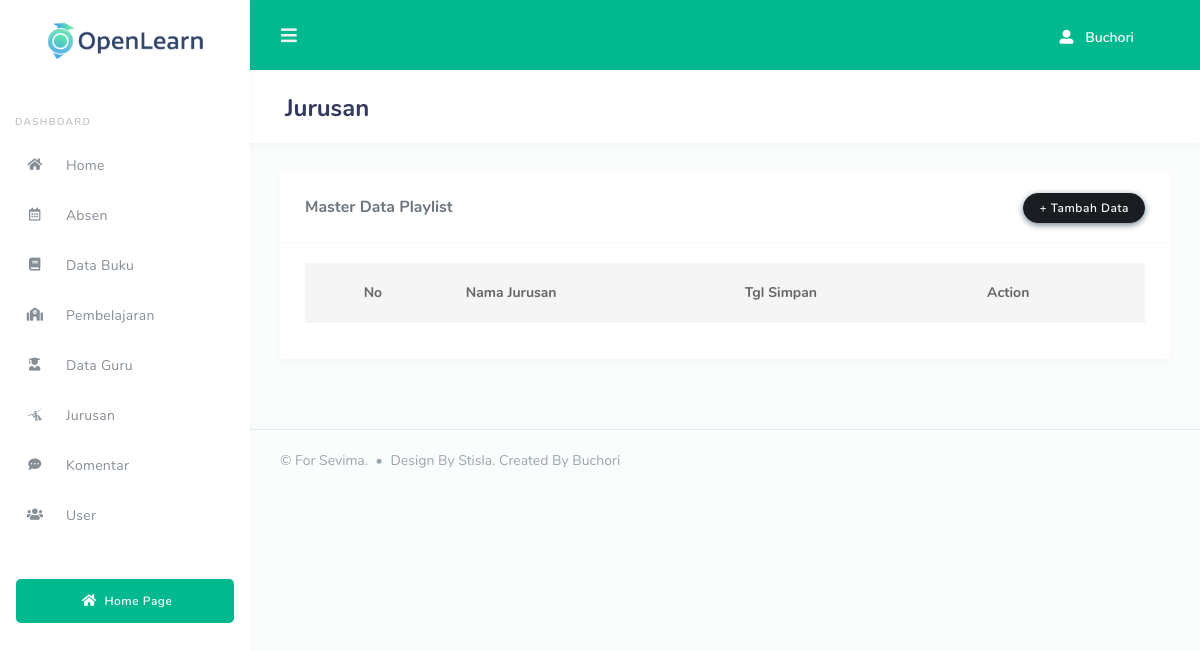
Before: /codeigniter-sevima/index.php/jurusan/home with the older database file.
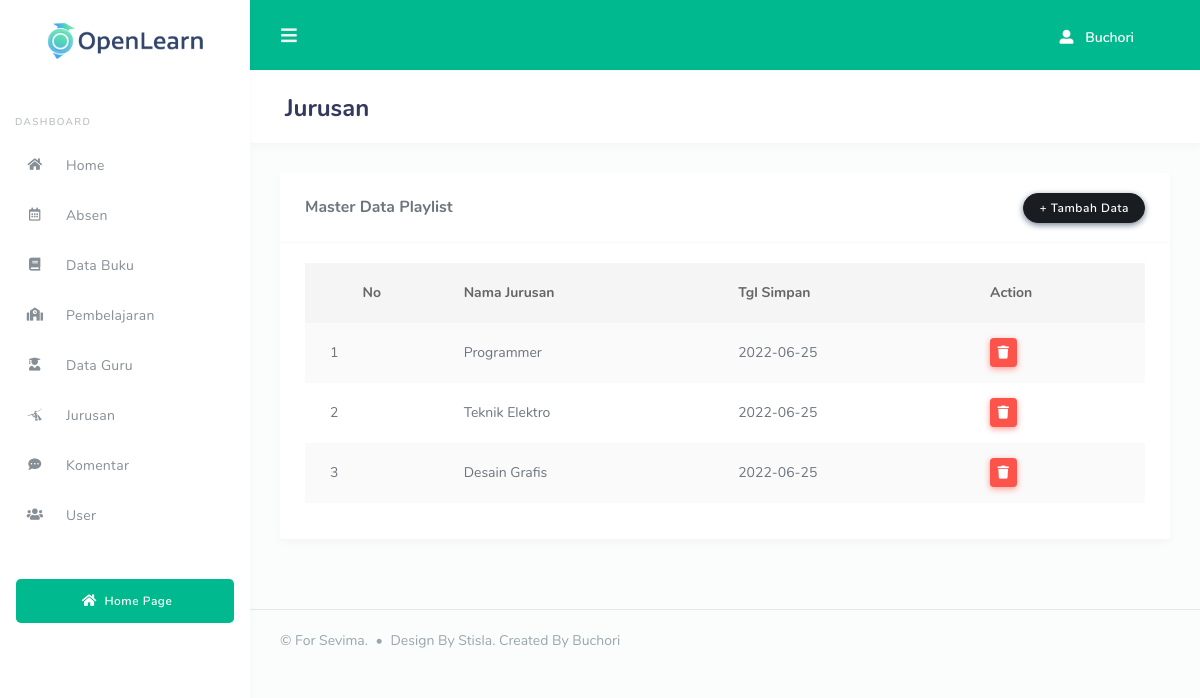
After: the same page with the newer database file.
### tables this page shows
CREATE TABLE `sevima_jurusan` (
  `id_jurusan` int(11) NOT NULL,
  `nama_jurusan` varchar(256) NOT NULL,
  `diinput_tgl` date DEFAULT NULL
);

### codeigniter-sevima/application/controllers/Jurusan.php (called while the page is built, shortened)
<?php
class Jurusan extends CI_Controller {
	function __construct(){
		$this->load->model('Jurusan_model');
	}
	public function home()
	{
        $data['jurusan'] = $this->Jurusan_model->getAll();
		$this->load->view('layout/dashboard/header');
		$this->load->view('dashboard/jurusan', $data);
		$this->load->view('layout/dashboard/footer');
	}
}

### codeigniter-sevima/index.php (called while the page is built, shortened)
<?php
require_once BASEPATH.'core/CodeIgniter.php';

### codeigniter-sevima/application/models/Jurusan_model.php (called while the page is built, shortened)
<?php
class Jurusan_model extends CI_Model {
    public function getAll()
    {
        return $this->db->get('sevima_jurusan')->result();
    }
}

### codeigniter-sevima/application/views/dashboard/jurusan.php (the view, shortened to what this page needs)
<div class="main-content">
    <section class="section">
      <div class="section-header ">
        <h1>Jurusan</h1>
      </div>
      <div class="section-body">
        <div class="row">
          <div class="col-12">
            <div class="card">
              <div class="card-header">
                <h4>Master Data Playlist</h4>
                <a href="" class="btn btn-dark ml-auto" data-toggle="modal" data-target="#add-gallery">+ Tambah Data</a>
              </div>
              <div class="card-body">
                <div class=" ">
                  <table class="table table-striped display nowrap" style="width:100%" id="tb-admin_md">
                    <thead>
                      <tr>
                        <th class="text-center">
                         No
                        </th>
                        <th> Nama Jurusan</th>
                        <th>Tgl Simpan</th>
                        <th>Action</th>
                      </tr>
                    </thead>
                    <tbody>
                      <?php $no=1; foreach($jurusan as $row):?>
                      <tr id="<?= $row->id_jurusan?>">
                        <td>
                         <?= $no++?>
                        </td>
                        <td><?=$row->nama_jurusan?></td>
                        <td><?=$row->diinput_tgl?></td>
                        <td>
                            <button type="" class="btn btn-danger btn-sm" id="remove">
                                <i class="fas fa-trash"></i>
                            </button>
                        </td>
                      </tr>
                      <?php endforeach; ?>
                    </tbody>
                  </table>
                </div>
              </div>
            </div>
          </div>
        </div>
      </div>
    </section>
</div>

### codeigniter-sevima/application/views/layout/dashboard/header.php (shortened to what this page needs)
<!DOCTYPE html>
<html lang="en">
<head>
  <link rel="stylesheet" href="<?= base_url('assets/dashboard/modules/bootstrap/css/bootstrap.min.css')?>">
  <link rel="stylesheet" href="<?= base_url('assets/dashboard/modules/fontawesome/css/all.min.css')?>">
  <link rel="stylesheet" href="<?= base_url('assets/dashboard/modules/jqvmap/dist/jqvmap.min.css')?>">
  <link rel="stylesheet" href="<?= base_url('assets/dashboard/modules/jquery-selectric/selectric.css')?>">
  <link rel="stylesheet" href="<?= base_url('assets/dashboard/modules/bootstrap-tagsinput/dist/bootstrap-tagsinput.css')?>">
  <link rel="stylesheet" href="<?= base_url('assets/dashboard/modules/datatables/datatables.min.css')?>">
  <link rel="stylesheet" href="<?= base_url('assets/dashboard/modules/datatables/DataTables-1.10.16/css/dataTables.bootstrap4.min.css')?>">
  <link rel="stylesheet" href="<?= base_url('assets/dashboard/modules/datatables/Select-1.2.4/css/select.bootstrap4.min.css')?>">
  <link rel="stylesheet" href="https://lipis.github.io/bootstrap-sweetalert/dist/sweetalert.css" />
  <link rel="stylesheet" href="<?= base_url('assets/dashboard/css/style.css')?>">
  <link rel="stylesheet" href="<?= base_url('assets/dashboard/css/components.css')?>">
<body>
  <div id="app">
    <div class="main-wrapper main-wrapper-1">
      <div class="navbar-bg bg-primary" style="background-color:#00b98e !important;"></div>
      <nav class="navbar navbar-expand-lg main-navbar mt-0 ">
        <form class="form-inline mr-auto " >
          <ul class="navbar-nav mr-3">
            <li><a href="#" data-toggle="sidebar" class="nav-link nav-link-lg"><i class="fas fa-bars"></i></a></li>
          </ul>
        </form>
        <ul class="navbar-nav navbar-right " style="padding-right:30px;">
          <li class="dropdown"><a href="#" data-toggle="dropdown" class="nav-link nav-link-lg nav-link-user">
            <div class="d-sm-none d-lg-inline-block"><i class="fas fa-user-alt mr-2 has-icon" style="font-size:14px; "></i> <span style="text-transform:capitalize;">Buchori</span></div></a>
          </li>
        </ul>
      </nav>
      <div class="main-sidebar sidebar-style-2">
        <aside id="sidebar-wrapper">
          <div class="sidebar-brand">
            <a href="<?= base_url('/dashboard')?>">
              <img src="<?= base_url('assets/img/logo-icon.png')?>" class="img-fluid" style="width:160px" alt="">
            </a>
          </div>
          <ul class="sidebar-menu mt-4">
            <li class="menu-header">dashboard</li>
            <li class="<?php if($this->uri->uri_string() == 'dashboard') { echo 'active'; } ?>"><a class="nav-link" href="../dashboard"><i class="fas fa-home "></i> <span>Home</span></a></li>
            <li class="<?php if($this->uri->uri_string() == 'dashboard/absen') { echo 'active'; } ?>"><a class="nav-link" href="<?=  base_url('dashboard/absen')?>"><i class="far fa-calendar-alt"></i><span>Absen</span></a></li>
            <li class="<?php if($this->uri->uri_string() == 'dashboard/buku') { echo 'active'; } ?>"><a class="nav-link" href="<?=  base_url('dashboard/buku')?>"><i class="fas fa-book"></i> <span>Data Buku</span></a></li>
            <li class="<?php if($this->uri->uri_string() == 'dashboard/pelajaran') { echo 'active'; } ?>"><a class="nav-link" href="<?=  base_url('dashboard/pelajaran')?>"><i class="fas fa-school"></i><span>Pembelajaran</span></a></li>
            <li class="<?php if($this->uri->uri_string() == 'dashboard/guru') { echo 'active'; } ?>"><a class="nav-link" href="<?=  base_url('dashboard/guru')?>"><i class="fas fa-user-graduate"></i> <span>Data Guru</span></a></li>
            <li class="<?php if($this->uri->uri_string() == 'dashboard/jurusan') { echo 'active'; } ?>"><a class="nav-link" href="<?=  base_url('dashboard/jurusan')?>"><i class="fab fa-pied-piper-alt"></i> <span>Jurusan</span></a></li>
            <li class="<?php if($this->uri->uri_string() == 'dashboard/komentar') { echo 'active'; } ?>"><a class="nav-link" href="<?=  base_url('dashboard/komentar')?>"><i class="fas fa-comment-dots "></i> <span>Komentar</span></a></li>
            <li class="<?php if($this->uri->uri_string() == 'dashboard/user') { echo 'active'; } ?>"><a class="nav-link" href="<?=  base_url('dashboard/user')?>"><i class="fas fa-users "></i> <span>User</span></a></li>
        </ul>
          <div class="mt-4 mb-4 p-3 hide-sidebar-mini">
            <a href="/" class="btn btn-lg btn-block btn-icon-split" style="background-color:#00b98e; color:#fff;">
              <span class="fas fa-home mr-1"></span> Home Page
            </a>
          </div>
        </aside>
      </div>

### codeigniter-sevima/application/views/layout/dashboard/footer.php (shortened to what this page needs)
<footer class="main-footer">
        <div class="footer-left">
           &copy; For Sevima. <div class="bullet"></div> Design By Stisla. Created By Buchori
        </div>
      </footer>
    </div>
  </div>
</body>
</html>

Changed rows visible on the page:
added sevima_jurusan: nama_jurusan "Programmer", diinput_tgl "2022-06-25"
added sevima_jurusan: nama_jurusan "Teknik Elektro", diinput_tgl "2022-06-25"
added sevima_jurusan: nama_jurusan "Desain Grafis", diinput_tgl "2022-06-25"
